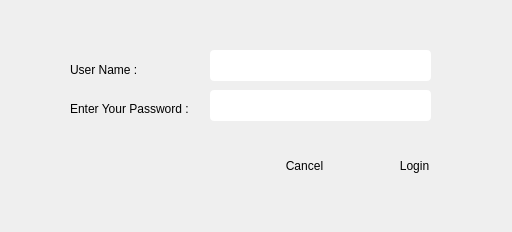
<?xml version="1.0" encoding="UTF-8"?>
<ui version="4.0">
 <class>Login</class>
 <widget class="QDialog" name="Login">
  <property name="geometry">
   <rect>
    <x>0</x>
    <y>0</y>
    <width>512</width>
    <height>232</height>
   </rect>
  </property>
  <property name="windowTitle">
   <string>Dialog</string>
  </property>
  <property name="styleSheet">
   <string notr="true"/>
  </property>
  <widget class="QLineEdit" name="txtbUserName">
   <property name="geometry">
    <rect>
     <x>210</x>
     <y>50</y>
     <width>221</width>
     <height>31</height>
    </rect>
   </property>
   <property name="toolTip">
    <string>*user name with at least 8 and at most 12 characters
</string>
   </property>
   <property name="styleSheet">
    <string notr="true">border: none ;
border-radius:4px;</string>
   </property>
  </widget>
  <widget class="QLabel" name="lblUserName">
   <property name="geometry">
    <rect>
     <x>70</x>
     <y>54</y>
     <width>121</width>
     <height>31</height>
    </rect>
   </property>
   <property name="text">
    <string>User Name :</string>
   </property>
  </widget>
  <widget class="QLineEdit" name="txtbPassword">
   <property name="geometry">
    <rect>
     <x>210</x>
     <y>90</y>
     <width>221</width>
     <height>31</height>
    </rect>
   </property>
   <property name="toolTip">
    <string>*user name with at least 8 and at most 12 characters
</string>
   </property>
   <property name="styleSheet">
    <string notr="true">border: none ;
border-radius:4px;</string>
   </property>
  </widget>
  <widget class="QLabel" name="lblPassword">
   <property name="geometry">
    <rect>
     <x>70</x>
     <y>93</y>
     <width>121</width>
     <height>31</height>
    </rect>
   </property>
   <property name="text">
    <string>Enter Your Password :</string>
   </property>
  </widget>
  <widget class="QPushButton" name="btbLogin">
   <property name="geometry">
    <rect>
     <x>374</x>
     <y>150</y>
     <width>81</width>
     <height>31</height>
    </rect>
   </property>
   <property name="cursor">
    <cursorShape>PointingHandCursor</cursorShape>
   </property>
   <property name="styleSheet">
    <string notr="true">border: none ;
border-radius:4px;</string>
   </property>
   <property name="text">
    <string>Login</string>
   </property>
  </widget>
  <widget class="QPushButton" name="btnCancel">
   <property name="geometry">
    <rect>
     <x>264</x>
     <y>150</y>
     <width>81</width>
     <height>31</height>
    </rect>
   </property>
   <property name="cursor">
    <cursorShape>PointingHandCursor</cursorShape>
   </property>
   <property name="styleSheet">
    <string notr="true">border: none ;
border-radius:4px;</string>
   </property>
   <property name="text">
    <string>Cancel</string>
   </property>
  </widget>
  <widget class="QLabel" name="label">
   <property name="geometry">
    <rect>
     <x>20</x>
     <y>162</y>
     <width>201</width>
     <height>41</height>
    </rect>
   </property>
   <property name="styleSheet">
    <string notr="true">
color:red;
</string>
   </property>
   <property name="text">
    <string/>
   </property>
  </widget>
 </widget>
 <resources/>
 <connections/>
</ui>
